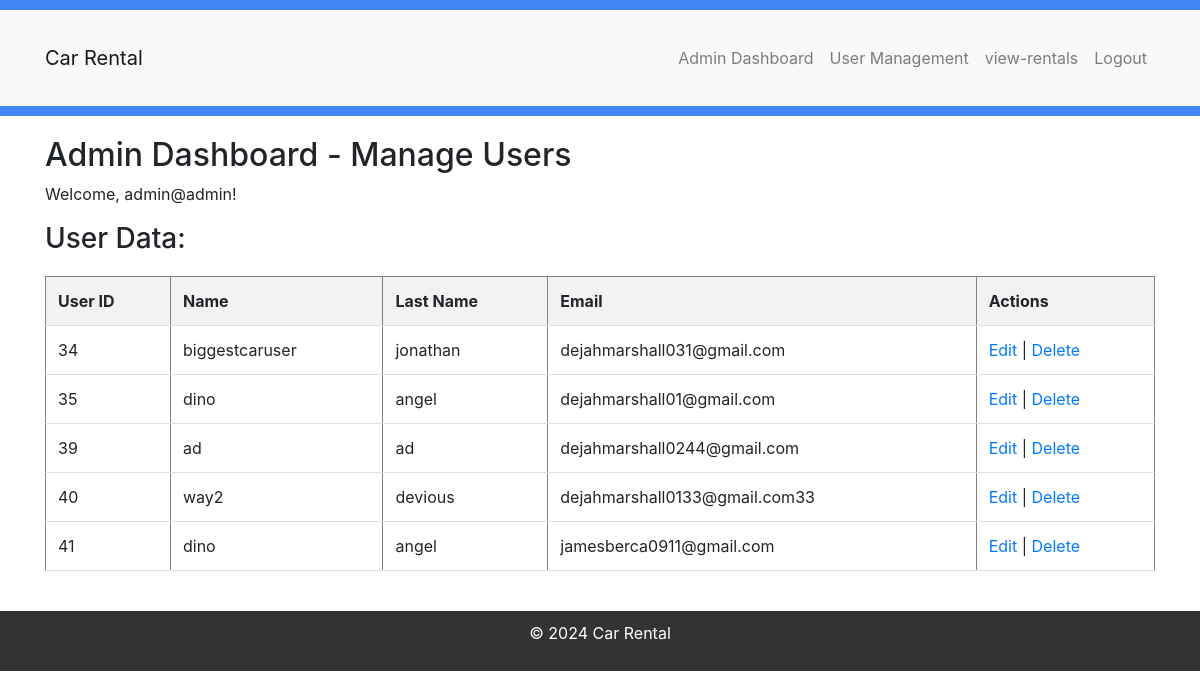
The app's page /car-rental2/pages/admin_pages/manage-users.php (signed in) with its own data.
### tables this page shows
CREATE TABLE `customers` (
  `CustomerID` int(11) NOT NULL,
  `name` varchar(255) NOT NULL,
  `LastName` varchar(255) NOT NULL,
  `Address` varchar(255) NOT NULL,
  `LicenseNumber` varchar(20) NOT NULL,
  `PhoneNumber` varchar(15) NOT NULL,
  `email` varchar(255) NOT NULL,
  `password` varchar(255) NOT NULL,
  `country` varchar(255) DEFAULT NULL,
  `adress` int(11) NOT NULL
);

### car-rental2/classes/Admin.php (called while the page is built, shortened)
<?php
require_once('Database.php');
class Admin {
    private $db;
    public function __construct(Database $database) {
        $this->db = $database;
    }
    public function getAllUsers() {
        $sql = "SELECT * FROM customers";
        $result = $this->db->executeQuery($sql);
        $users = array();
        foreach ($result as $row) {
            $users[] = $row;
        }
        return $users;
    }
}
?>

### car-rental2/classes/Database.php (called while the page is built, shortened)
<?php
class Database {
    private $conn;
    public function __construct() {
        try {
            $dsn = "mysql:host=" . DB_HOST . ";dbname=" . DB_NAME . ";port=" . DB_PORT;
            $options = [
                PDO::ATTR_ERRMODE            => PDO::ERRMODE_EXCEPTION,
                PDO::ATTR_DEFAULT_FETCH_MODE => PDO::FETCH_ASSOC,
                PDO::ATTR_EMULATE_PREPARES   => false,
            ];
            $this->conn = new PDO($dsn, DB_USER, DB_PASSWORD, $options);
        } catch (PDOException $e) {
            die("Connection failed: " . $e->getMessage());
        }
    }
    public function executeQuery($sql, $params = []) {
        $stmt = $this->conn->prepare($sql);
        $stmt->execute($params);
        return $stmt->fetchAll();
    }
}
?>

### car-rental2/pages/admin_pages/manage-users.php (the view, shortened to what this page needs)
<?php
require_once('../../classes/Admin.php');
$admin = new Admin($database);
$adminInfo = $_SESSION['admin'];
$users = $admin->getAllUsers();
?>
<!DOCTYPE html>
<html lang="en">
<head>
    <link rel="stylesheet" href="../../assets/css/style.css">
</head>
<body>
<?php include('../../includes/header.php'); ?>
<div class="container">
    <h2>Admin Dashboard - Manage Users</h2>
    <p>Welcome, <?php echo $adminInfo['username']; ?>!</p>
    <h3>User Data:</h3>
    <table border="1">
        <tr>
            <th>User ID</th>
            <th>Name</th>
            <th>Last Name</th>
            <th>Email</th>
            <th>Actions</th>
        </tr>
        <?php foreach ($users as $user): ?>
            <tr>
                <td><?php echo $user['CustomerID']; ?></td>
                <td><?php echo $user['name']; ?></td>
                <td><?php echo $user['LastName']; ?></td>
                <td><?php echo $user['email']; ?></td>
                <td>
                    <a href="edit-user.php?id=<?php echo $user['CustomerID']; ?>">Edit</a>
                    |
                    <a href="?delete_id=<?php echo $user['CustomerID']; ?>" onclick="return confirm('Are you sure you want to delete this user?')">Delete</a>
                </td>
            </tr>
        <?php endforeach; ?>
    </table>
</div>
<?php include('../../includes/footer.php'); ?>
</body>
</html>

### car-rental2/assets/css/style.css (style rules this page uses)
body, h1, h2, h3, p, ul, li { margin: 0; padding: 0; }
.container { max-width: 1200px; margin: 0 auto; padding: 20px; }

### car-rental2/pages/admin_pages/manage-users.php (style rules this page uses)
table { width: 100%; border-collapse: collapse; margin-top: 20px; }
th, td { padding: 12px; text-align: left; border-bottom: 1px solid #ddd; }
th { background-color: #f2f2f2; }
td a { text-decoration: none; }

### records on screen
customers: CustomerID "34", name "biggestcaruser", LastName "jonathan", email "dejahmarshall031@gmail.com"
customers: CustomerID "35", name "dino", LastName "angel", email "dejahmarshall01@gmail.com"
customers: CustomerID "39", name "ad", LastName "ad", email "dejahmarshall0244@gmail.com"
customers: CustomerID "40", name "way2", LastName "devious", email "dejahmarshall0133@gmail.com33"
customers: CustomerID "41", name "dino", LastName "angel", email "jamesberca0911@gmail.com"

### other values on screen
$adminInfo['username'] "admin@admin"
